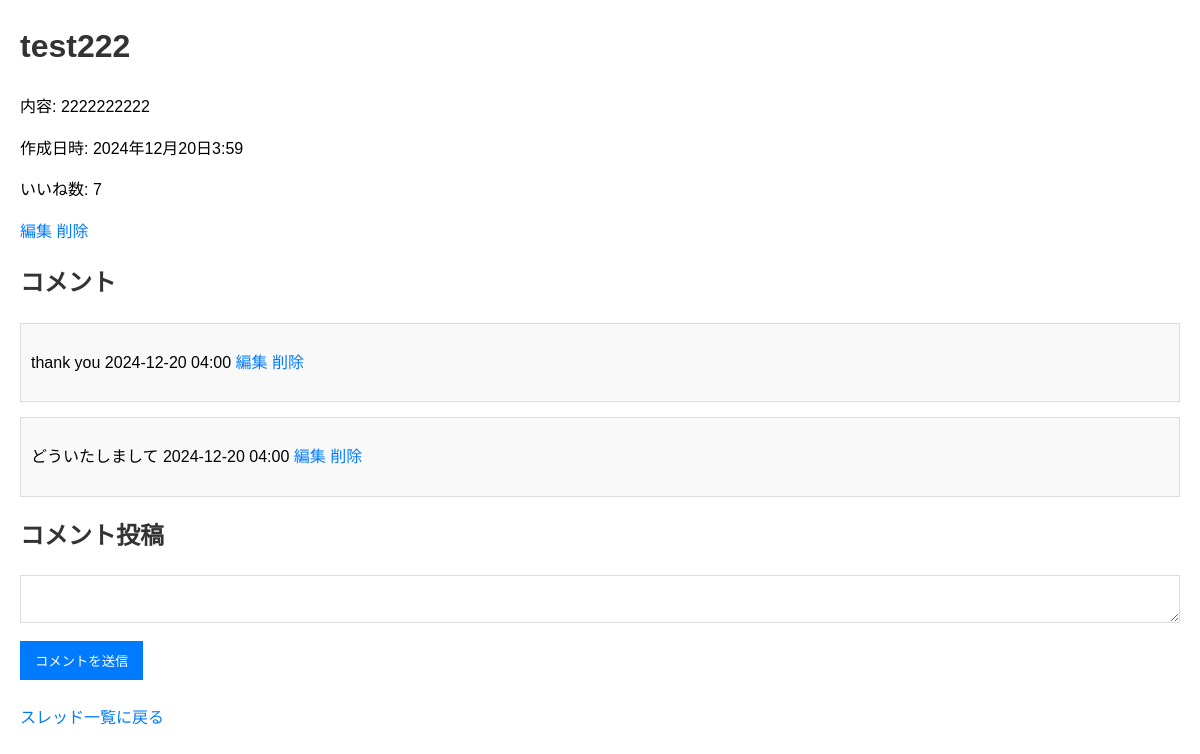
The page /thread/7/ on the database as committed earlier.
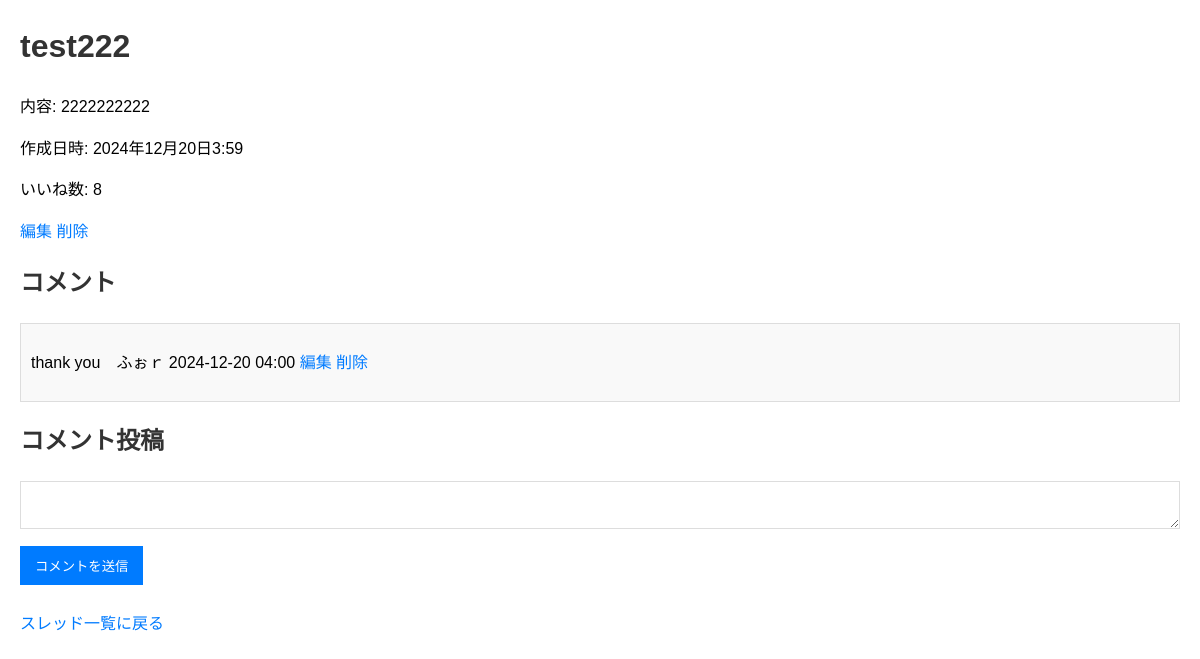
The same page on the database as committed later.
### app13/models.py (models this page shows, shortened)
class Thread(models.Model):
    title = models.CharField(max_length=200)
    content = models.TextField()
    created_at = models.DateTimeField(default=timezone.now)
    likes = models.IntegerField(default=0)

class Comment(models.Model):
    thread = models.ForeignKey(
        Thread, on_delete=models.CASCADE, related_name="comments"
    )
    text = models.TextField()
    created_at = models.DateTimeField(default=timezone.now)
    edited_at = models.DateTimeField(null=True, blank=True)

### app13/views.py (the view)
# urls.py: path("thread/<int:pk>/", views.thread_detail, name="thread_detail"),
def thread_detail(request, pk):  # スレッド詳細表示機能の実装
    thread = get_object_or_404(Thread, pk=pk)
    return render(request, "app13/detail.html", {"thread": thread})

### app13/templates/app13/detail.html (shortened to what this page needs)
<!DOCTYPE html>
<html>
  <head>
    <link rel="stylesheet" href="/static/app13/style.css" />
  </head>
  <body>
    <h1>{{ thread.title }}</h1>
    <p>内容: {{ thread.content }}</p>
    <p>作成日時: {{ thread.created_at }}</p>
    <p>いいね数: {{ thread.likes }}</p>
    <a href="{% url 'thread_edit' pk=thread.pk %}">編集</a>
    <a href="{% url 'thread_delete' pk=thread.pk %}">削除</a>
    <h2>コメント</h2>
    <ul>
      {% for comment in thread.comments.all %}
      <li>
        <p>
          {{ comment.text }} {{ comment.created_at|date:"Y-m-d H:i" }}
          <a href="{% url 'comment_edit' pk=comment.pk %}">編集</a>
          <a href="{% url 'comment_delete' pk=comment.pk %}">削除</a>
        </p>
      </li>
      {% empty %}
      <li>コメントはありません。</li>
      {% endfor %}
    </ul>
    <h2>コメント投稿</h2>
    <form method="post" action="{% url 'comment_create' pk=thread.pk %}">
      <textarea name="text" required></textarea><br />
      <button type="submit">コメントを送信</button>
    </form>
    <br />
    <a href="{% url 'index' %}">スレッド一覧に戻る</a>
  </body>
</html>

Rows that differ between the two databases and show on the page:
removed Comment: text "どういたしまして", created_at "2024-12-20 04:00"
changed Thread "test222": likes "7" → "8"
changed Comment: text "thank you" → "thank you ふぉｒ"
